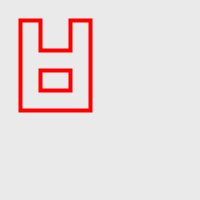
Frame 1 (no input)
Frame 60 (the mouse pressed at the canvas centre just before this capture): identical to frame 1, image omitted
Frame 120 (the mouse held since frame 60 and released just before this capture): identical to frame 1, image omitted

The Processing sketch that drew this single still picture (run headless with seeded random() and noise(); from frame 60 on, the mouse is pressed at the canvas centre):

// Processing sketch: draw_compound
// ── draw_compound.pde
void setup() {
  size(200, 200);
}

void draw() {
  background(234);
  
  stroke(255, 0, 0);
  noFill();
  strokeWeight(4);
  
  beginShape();
  vertex(20, 20);
  vertex(40, 20);
  vertex(40, 50);
  vertex(70, 50);
  vertex(70, 20);
  vertex(90, 20);
  vertex(90, 110);
  vertex(20, 110);
  
  beginContour();
  vertex(40, 70);
  vertex(40, 90);
  vertex(70, 90);
  vertex(70, 70);
  endContour();
  
  endShape(CLOSE);
  
}
